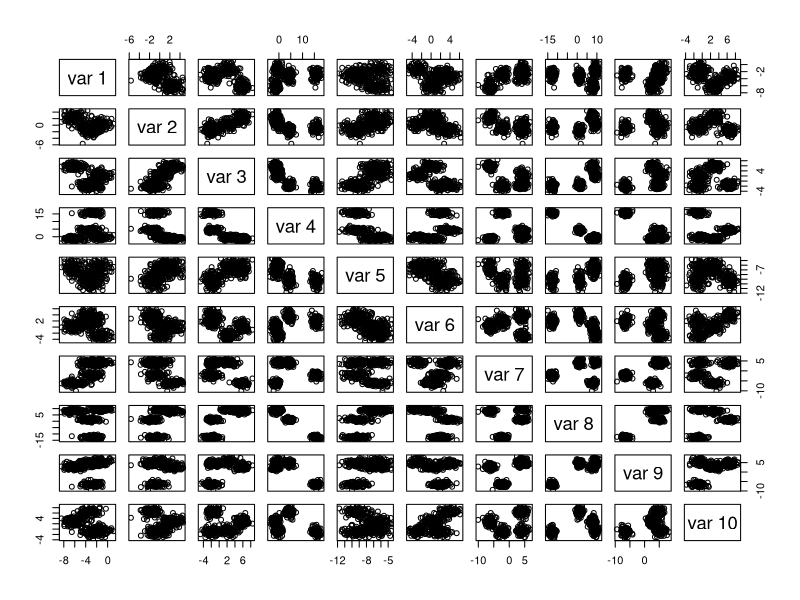
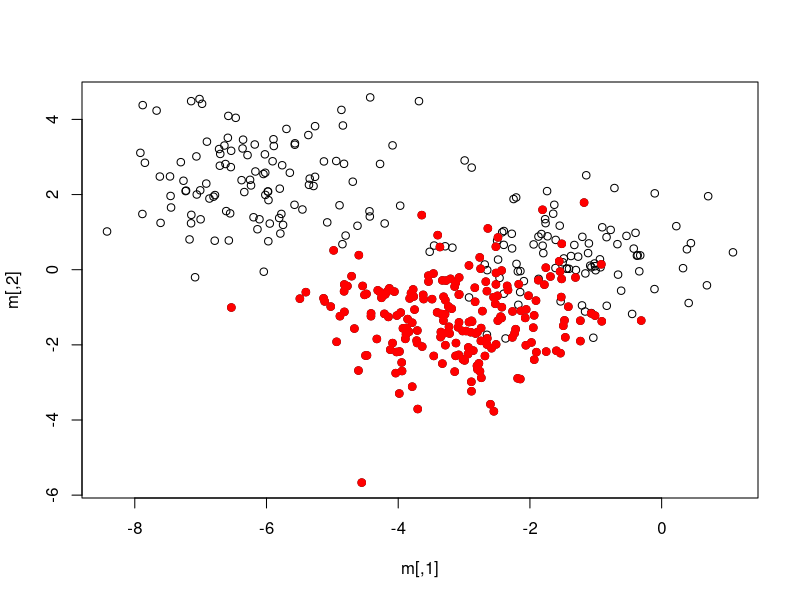
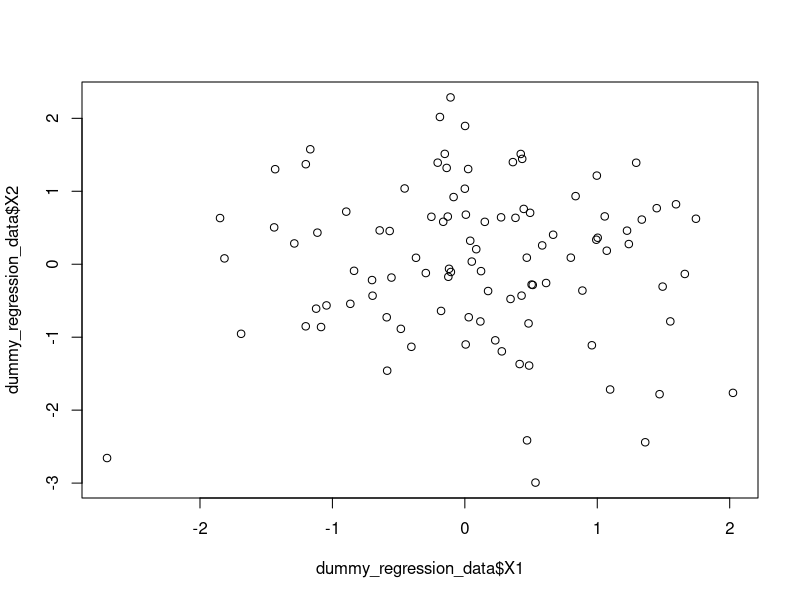

Recreate these plots in R, in order. (Note: this script raises an error after producing the figures.)
## ---- chunk 1
knitr::opts_chunk$set(echo = TRUE)
## ---- chunk 2
library(MASS)
set.seed(2)
n_samples <- 400 # 400 items, what we want to predict 
n_features <- 10 # simple to see if it is working or not , ind variables, variables we use to predict the independent values 
n_patterns <- 2 #clusters per label
class_label <- as.factor(sample(c("A", "B"), n_samples, replace = T))
categories <- levels(class_label) #wich options for discrete variable

m <- matrix(nrow=n_samples, ncol = n_features) #To save generated data

for (cat in categories) {
  ids_cate <- which(class_label==cat) #indexes for each category
  pattern <- sample(1:n_patterns, length(ids_cate), replace = T)
  for (pat in 1:n_patterns) {
    n_ids_cate_with_pattern <- sum(pattern==pat) #count num equal patterns to find important
    mus <- rnorm(n_features, mean = 0, sd= 5 ) # the sd is large because that way the knn will be confused and will focus on the ones we want 
    X <- mvrnorm(n_ids_cate_with_pattern, mu = mus, Sigma = diag(n_features)) #covariance matrix of 0s and 1s
    m[ids_cate[pattern==pat],] <- X #place new points in matrix
  }
}
pairs(m)
plot(m)
points(m[class_label=="A",1],m[class_label=="A",2], pch=19, col="red")

safe_m<-m #save m in a backup variable just in case
## ---- chunk 3
m<-safe_m #get m just in case it's been modified
random_features <- 1000 - n_features #take 990 -> 1000-10, we want to add 990 cols to the existing matrix
random_mean <- mean(m)
random_sd <- sd(m) #you need a mean and sd to generate the data

#990 times(one per column) create a vector of 400 features and add it to m as a column
for (n in 1:random_features){
  random_feature <- rnorm(n_samples, random_mean, random_sd)
  m <- cbind(m, random_feature)
}
## ---- chunk 4
library(class)
#get 70% of the data frame randomly as indices, then get the data using the indices and get the labels belonging to this indexes as well
train_index <- sample(1:n_samples, 0.7*n_samples) #70% data is for training
train_data<-m[train_index, ] #get the data from the indices (each index is a row)
train_dLabels<-class_label[train_index]

#do the same with the remaining 30%
test_index<-setdiff(1:n_samples, train_index) #30% data is for testing
test_data<-m[test_index, ]
test_dLabels<-class_label[test_index]
## ---- chunk 5
#use the knn predictor and get the accuracy of the model
pred_knn<-knn(train=train_data, test=test_data, cl=train_dLabels)

cat("Predicted classes\n");print(summary(pred_knn))
cat("Actual classes\n"); print(table(test_dLabels))
cat("Accuracy of: ", mean(pred_knn==test_dLabels))
## ---- chunk 6
#Create function that selects random chromosome position, generates a random value unique in the chromosome and places in the randomly selected position
mutation<-function(data){
  
  remaining_values <- setdiff(1:1000, data)#get the unique value list
  
  rand_pos<-sample(1:length(data), 1)#get the position
  
  unique_rand_num <- sample(remaining_values, 1)#get the random number
  
  data[rand_pos]=unique_rand_num #define the value in the chosen position
  
  return(data)
}

example_vec<-as.vector(seq(1, 1000))
example_vec<-sample(example_vec, 10)
example_vec_mut<-mutation(example_vec)
## ---- chunk 7
cat("Pre mutation:", example_vec)
cat("\nPost motation", example_vec_mut)
## ---- chunk 8
#select columns from training data (columns are chromosomes)(we input indexes)
phenotype<-function(chr_index, traing_data){
  selected_chr<-traing_data[, chr_index]
  
  return(selected_chr)
}

example_vec_Phe<-phenotype(example_vec, train_data)
example_vec_Phe

## ---- chunk 9
#Implement the phenotype to filter the input data to only have the chr we are interested in(data from training)
#Then do a prediction using knn, and get the accuracy

fitness<-function(chr_index, training_data, test_data, train_class, test_class){
  #Generate phentype
  phe_data<-phenotype(chr_index, training_data)
  
  #phenotype data is smaller, we reduce test as well
  selected_tst_data<-test_data[, chr_index]
  
  #run knn model with phenotype data
  pred_knn<-knn(train=phe_data, test=selected_tst_data, cl=train_class)
  
  return(mean(pred_knn==test_class))
}

acu<-fitness(example_vec, train_data, test_data, train_dLabels, test_dLabels)
## ---- chunk 10
cat("The accuracy is of:", acu)
## ---- chunk 11
#Define generations, population size, etc
N<-30 #Pop size
n_of<-5 #Childs per generation
gen<-50 #Number of generations
chr_len<-20
total_chr_ind<-1:1000 #what example_vec was previously

#Make function to create population
create_population<-function(N, chr_len, total_chr_ind){
  population<-list() #will be list of lists
  for (i in 1:N){ #create the population
    chr<-sample(total_chr_ind, chr_len)#get chr_len number of chromosomes from the total
    population[[i]]<-chr #save the chromosomes in a list in the total population list
  }
  return(population)
}

population<-create_population(N, chr_len, total_chr_ind)
length(population)
## ---- chunk 12
#Compute fitness for all populations
fitness_fromList<-function(N, pop, train_data, test_data, train_dLabels, test_dLabels){
  total_fitness<-numeric(N)#create vector
  for (i in 1:N){
    pop<-population[[i]] #compute finess for each case an place it in vector
    total_fitness[i]<-fitness(pop, train_data, test_data, train_dLabels, test_dLabels) 
  }
  return(total_fitness)
}

total_fitness<-fitness_fromList(N, pop, train_data, test_data, train_dLabels, test_dLabels)
## ---- chunk 13
cat("The average fitness for the inital population is", mean(total_fitness))
## ---- chunk 14
#evolution<-function(){}
#Do the whole evolutive process
for (i in 1:gen){
  #select one of the N populations
  select_pop<-population[sample(1:N, 1)]
  
  #Mutate population to add offsprings
  newGen<-numeric(n_of)
  for (off in n_of){
    newGen[off]<-mutation(select_pop)
  }
  
  #add new generation to population
  population<-c(population, newGen)
  #Compute fitness from newGen
  newGen_fit<-fitness_fromList(n_of, newGen, train_data, test_data, train_dLabels, test_dLabels)
  #add newGen fitness to existing
  total_fitness<-c(total_fitness, newGen_fit)
  
  #Pick best solutions
  
  #Rank by fitness
  ranked_indices_Fit <- order(total_fitness, decreasing = TRUE)
  
  #Pick best options
  best_pop<-population[ranked_indices_Fit[1:N]]
  best_fit<-total_fitness[ranked_indices_Fit[1:N]]
}

#Choose absolute best fitness and offspring
Test_fit<-max(best_fit)
Tbest_pop<-best_pop[[which.max(best_fit)]]
## ---- chunk 15
cat("Best total fitness:", Test_fit)
cat("\nBest total population(its chr indexes):", Tbest_pop)
## ---- chunk 16
#Run KNN from best solution

#fit size of training data to same size as the best population
train_best<-phenotype(Tbest_pop, train_data)

#create reduced test as well
test_best<-test_data[, Tbest_pop]

#Run knn
pred_knn<-knn(train=train_best, test=test_best, cl=train_dLabels)
## ---- chunk 17
#Accuracy
cat("Accuracy for the best case is",mean(pred_knn==test_dLabels))
cat("\nIt deos work")
## ---- chunk 18
library(MASS)

# Set seed for reproducibility
set.seed(42)

# Create a dummy regression dataset with 100 samples and 5 features
n_samples <- 100
n_features <- 2

# Generate random feature matrix (normally distributed data)
X <- mvrnorm(n_samples, mu = rep(0, n_features), Sigma = diag(n_features))

# Generate random target values with some noise
y <- X %*% runif(n_features) + rnorm(n_samples, sd = 0.1)

# Combine into a data frame
dummy_regression_data <- data.frame(X)
dummy_regression_data$Target <- y

# Print first few rows of the dataset
head(dummy_regression_data)

plot(dummy_regression_data$X1,dummy_regression_data$X2)

library(class)

# Split the dataset into training and testing sets (70% train, 30% test)
set.seed(42)
train_index <- createDataPartition(dummy_classification_data$Class, p = 0.7, list = FALSE)
train_data <- dummy_classification_data[train_index,]
test_data <- dummy_classification_data[-train_index,]
